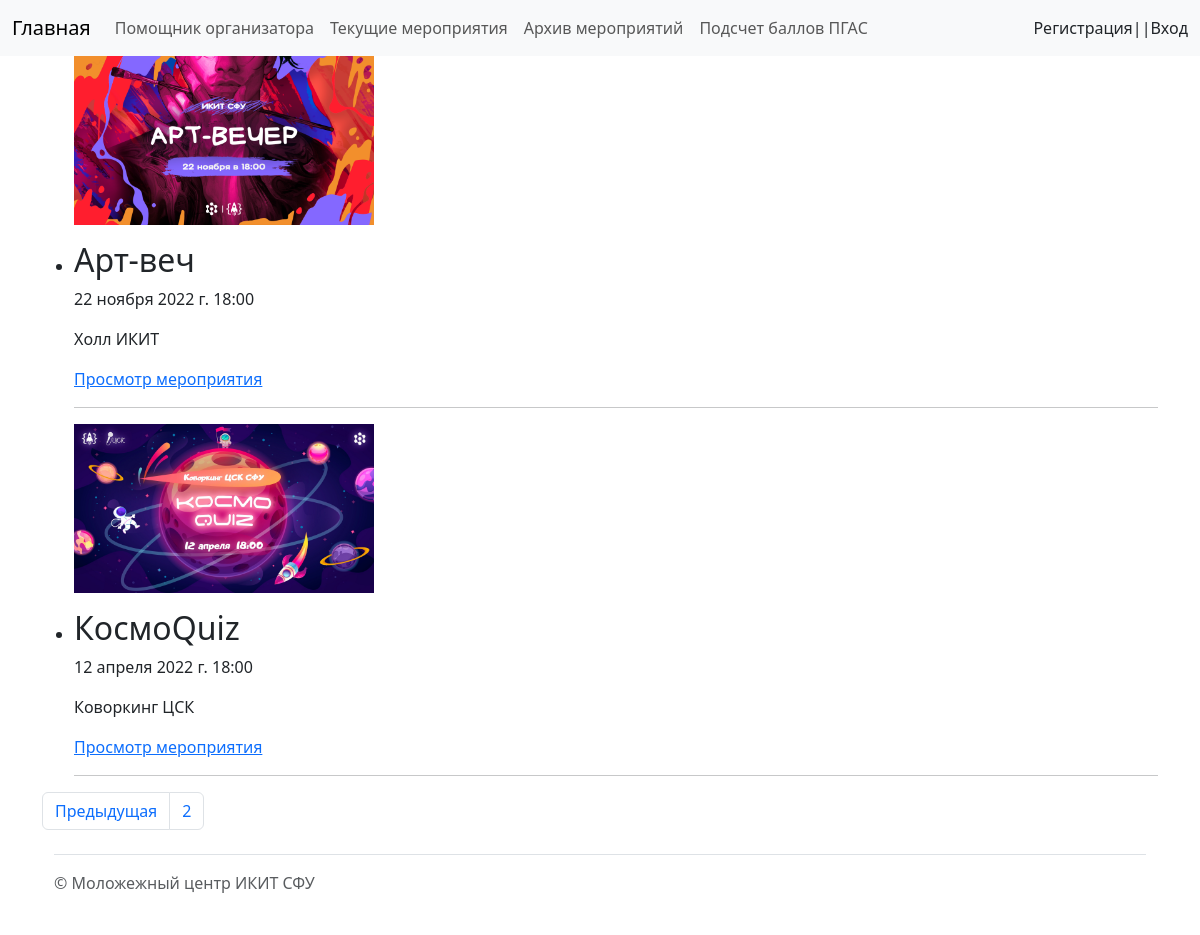
The app's page /archive/?page=2, older data.
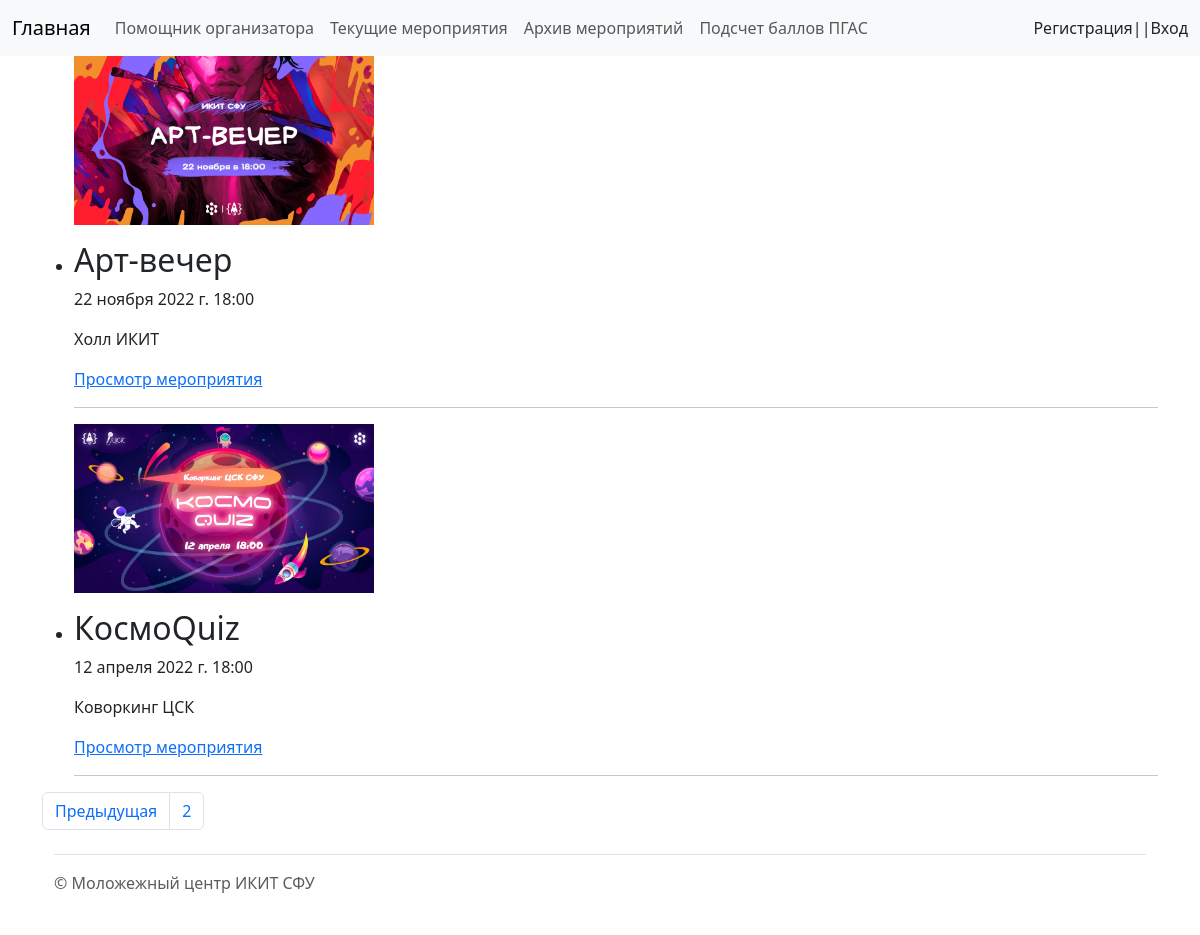
The same page, newer data.
### events/models.py (models this page shows, shortened)
class Event(models.Model):
    title = models.CharField(max_length=255, verbose_name="Название мероприятия")
    slug = models.SlugField(max_length=255, unique=True, null=True, db_index=True, verbose_name="URL")
    data = models.DateTimeField(blank=True, verbose_name="Дата проведения", null=True)
    place = models.CharField(max_length = 255, verbose_name="Место проведения", null=True, blank=True)
    poster = models.ImageField(upload_to="posters/", null=True, verbose_name="Афиша", blank=True)
    description = models.TextField(blank=True, verbose_name="Описание мероприятия")
    main_organizer = models.ForeignKey(User, on_delete=models.SET_DEFAULT, default=None, null=True, verbose_name="Руководитель")
    organizers = models.TextField(verbose_name="Организаторы")
    docs = models.URLField(blank=True, null=True, verbose_name="Ссылка на диск с файлами мероприятия")
    is_done = models.BooleanField(default=False, verbose_name="Прошедшее мероприятие")
    def get_absolute_url(self):
        return reverse('show_event', kwargs={'event_slug': self.slug})
    class Meta:
        ordering = ['-data',]

### events/views.py (the view)
# urls.py: path('archive/', Archive.as_view(), name="archive"),
class Archive(ListView):
    paginate_by = 3
    model = Event
    template_name = 'events/listevents.html'
    def get_context_data(self, **kwargs):
        context = super().get_context_data(**kwargs)
        context["title"]="Архив мероприятий"
        return context
    def get_queryset(self):
        return Event.objects.filter(is_done=True)

### events/templates/events/listevents.html (shortened to what this page needs)
{% extends 'events/base.html' %}
{% block content %}
<div class="container">
<ul>
    {% for e in page_obj %}
    {% if e.poster %}
        <p><img width=" 300" src="{{e.poster.url}}"> </p>
    {% endif %}
    <li>
        <h2>{{e.title}}</h2>
        {% if e.data %}
        <p>{{e.data}}</p>
        {% endif %}
        {% if e.place %}
        <p>{{e.place}}</p>
        {% endif %}
        <p><a href="{{ e.get_absolute_url }}">Просмотр мероприятия</a></p>
        <hr>
    </li>
    {% endfor%}
</ul>
<nav >
  <ul class="pagination">
      {% if page_obj.previous_page_number >= 1 %}
    <li class="page-item"><a class="page-link" href="?page={{page_obj.previous_page_number}}">Предыдущая</a></li>
      {% endif %}
      {% if page_obj.has_other_pages %}
    <li class="page-item"><a class="page-link" href="?page={{page_obj.number}}">{{page_obj.number}}</a></li>
      {% endif %}
  </ul>
</nav>
{% endblock %}

### events/templates/events/base.html (shortened to what this page needs)
{% load static %}
<!DOCTYPE html>
<html lang="en">
<head>
    <link href="https://cdn.jsdelivr.net/npm/bootstrap@5.3.0-alpha3/dist/css/bootstrap.min.css" rel="stylesheet">
    <link rel="stylesheet" href="https://cdn.jsdelivr.net/npm/bootstrap-icons@1.8.1/font/bootstrap-icons.css">
</head>
<body>
    <header>
        <nav class="navbar navbar-expand-lg navbar-light bg-light">
        <div class="container-fluid">
          <a class="navbar-brand" href="{% url 'home' %}">Главная</a>
          <div class="collapse navbar-collapse" id="navbarNav">
            <ul class="navbar-nav">
              <li class="nav-item">
                <a class="nav-link" href="{% url 'helper' %}">Помощник организатора</a>
              </li>
              <li class="nav-item">
                <a class="nav-link" href="{% url 'current' %}">Текущие мероприятия</a>
              </li>
              <li class="nav-item">
                <a class="nav-link" href="{% url 'archive' %}">Архив мероприятий</a>
              </li>
                <li class="nav-item">
                <a class="nav-link" href="{% url 'count_score' %}">Подсчет баллов ПГАС</a>
              </li>
            </ul>
          </div>
            {% if request.user.is_authenticated %}
            <label>{{ user.username }} |</label><a class="nav-link" href="{% url 'logout' %}"> | Выйти </a>
            {% else %}
            <a class="nav-link" href="{% url 'register' %}">Регистрация </a>||<a class="nav-link" href="{% url 'login' %}">Вход </a>
            {% endif %}
        </div>
      </nav>
    </header>
    {% block content %}
    {% endblock %}
    <div class="container">
        <footer class="d-flex flex-wrap justify-content-between align-items-center py-3 my-4 border-top">
            <div class="col-md-4 d-flex align-items-center">
              <span class="text-muted">© Моложежный центр ИКИТ СФУ</span>
            </div>
        </footer>
    </div>
</body>
</html>

Row changes from the older to the newer data that the page shows:
changed Event "Холл ИКИТ": title "Арт-веч" → "Арт-вечер"
